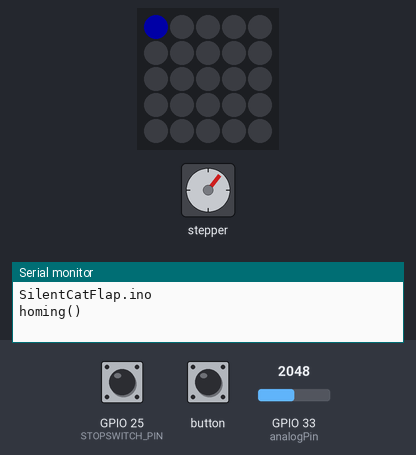
Simulated run of this sketch. Board: ESP32. Parts: 5×5 RGB LED matrix (first LED top left, wired row by row), stepper motor, the last lines printed to the serial monitor. The test bench sets the inputs (shaded band); at power-on: GPIO 25 (STOPSWITCH_PIN) HIGH, GPIO 33 (analogPin) = 2048. Dim RGB values are drawn brighter than linear; stepper angles assume 2039 steps per turn.

Above: at 0.9 s.
1.0 s: GPIO 25 (STOPSWITCH_PIN) pulled LOW for 0.15 s
At 1.9 s:
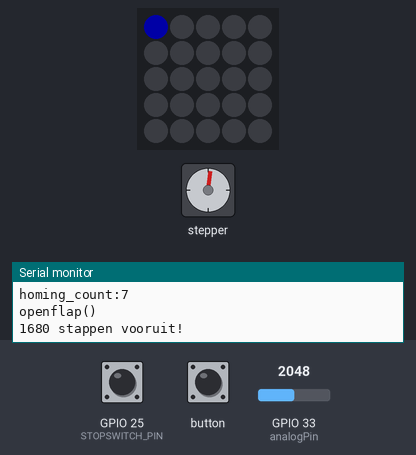
4.1 s: GPIO 25 (STOPSWITCH_PIN) pulled LOW for 3.2 s
At 4.4 s:
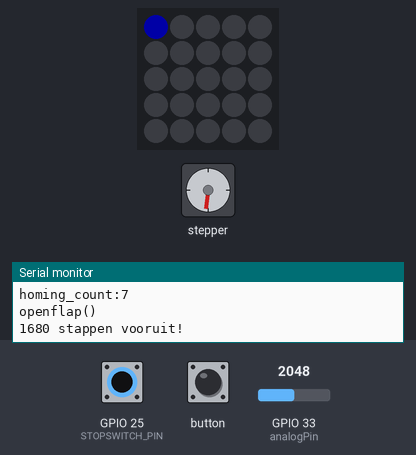
At 5.5 s:
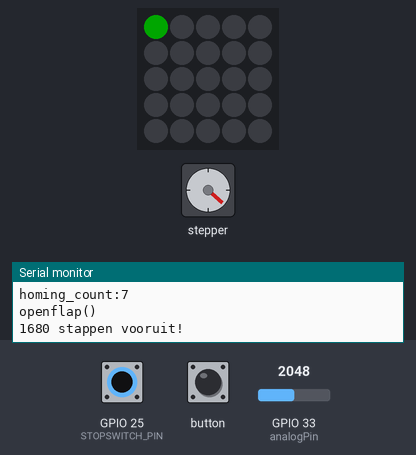
Timing chart, 0 to 7.1 s (numbered marks = the images above; inputs shaded):
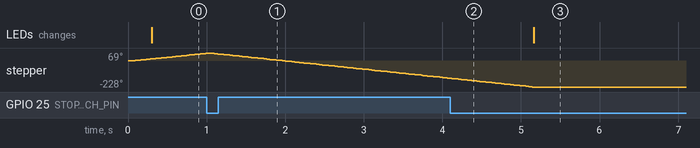

Measured:
- after the input at 4.1 s, stepper: goes on until 5.1 s, then stays -228°

The sketch:

SilentCatFlap.ino
```cpp
// SilentCatFlap 2025 gtmans github
/*
parts:
- M5 Atom light
- 28BYJ-48 with ULN2003
- microswitch

hardware setup:
to read serial port 33 on atom to detect +3, -3 or 0v
GNDIN ----------+------------------ GND     catflap black to M5 GND
               10K
                +-- |<-DIODE --+--- GPIO33  (serial pin)
               10K            10K
UNKNWN*---------+              +--- 3v3     *catflap red to M5 +3.3v

pin connectors:
XX      [25] [GND]             ← microswitch
X IN1   [22]                   ← steppenmotor 28BYJ blue
X IN2   [19]                   ← steppenmotor 28BYJ pink
X IN3   [23]                   ← steppenmotor 28BYJ yellow
X IN4   [21]                   ← steppenmotor 28BYJ orange
*/

#include    "M5Atom.h"
const int   analogPin   = 33;
bool        flapopen,lastflap,flapchg;
bool        triggered   = false;
int         sensorValue,flap,flapRaw,flapstat;
const int   samples     = 3;
int         dimcnt;

#define     STOPSWITCH_PIN  25
int homing_count;

#include    <Stepper.h>
#define     IN1 22
#define     IN2 19
#define     IN3 23
#define     IN4 21
const int   STEPS_PER_REV   = 2039;
const int   ANGLE_140_STEPS = 793;
const int   DEG10 = ANGLE_140_STEPS/14;
int         degcnt,degsteps,stp,stpmax=30;//18 steps

Stepper myStepper   (STEPS_PER_REV, IN1, IN3, IN2, IN4);

void setup() {
  M5.begin          (true, false, true);
  delay             (50);
  myStepper.setSpeed(12);// 10=OK, 14 Not working
  Serial.println    ();
  Serial.println    (__FILE__);
  pinMode           (STOPSWITCH_PIN, INPUT_PULLUP); // schakelaar naar GND
  pinMode           (IN1, OUTPUT);
  pinMode           (IN2, OUTPUT);
  pinMode           (IN3, OUTPUT);
  pinMode           (IN4, OUTPUT);
  homing            ();
//showoff after power on: remove if not wanted
  openflap          ();
  delay             (2000);
  closeflap         ();
//end of demo
}

void redlights(){
  for (int i=0;i<6;i++){
    M5.dis.drawpix    (0, 0xff0000);//red
    delay (500);
    M5.dis.drawpix    (0, 0x000000);
    delay (500);
  }
}
void openflap(){
  Serial.println  ("openflap()");
  while           (digitalRead(STOPSWITCH_PIN)!=LOW){redlights();homing();}// not fully open safe escape
  Serial.println  (String(stpmax*DEG10)+" stappen vooruit!");
  myStepper.step  (-stpmax*DEG10);
  releaseMotor    ();
  flapstat    =   2;
  flapopen    =   true;
  M5.dis.drawpix  (0, 0x00ff00);//green
  dimcnt      =   0;
}

void closeflap(){
  Serial.println  ("closeflap()");
  stp         =   stpmax;
  int stapjes =   0;
  while (digitalRead(STOPSWITCH_PIN)!=LOW){
  //Serial.print  (stp);
  //Serial.print  ("-");
    stp--;
    if (stp<0)    {break;}
    myStepper.step(DEG10);
    stapjes +=    DEG10;
  }
  Serial.println  (" "+String(stapjes)+" stappen terug!");
  releaseMotor    ();
  flapstat    =   1;
  flapopen    =   false;
  M5.dis.drawpix  (0, 0xff0000);//red
  dimcnt      =   0;
}

void homing(){            // naar referentiepunt
  M5.dis.drawpix    (0, 0x0000ff);//blue
  Serial.print            ("homing()");
  homing_count     =      0;
  while(digitalRead       (STOPSWITCH_PIN) == HIGH && homing_count < stpmax*2) {
    myStepper.step        (DEG10/2);
    homing_count++;
    delay(2);
  }
  releaseMotor    ();
  Serial.println          (digitalRead(STOPSWITCH_PIN)==LOW ? "gevonden!" : "niet gevonden!");
  Serial.println          ("homing_count:"+String(homing_count/2));
  if (digitalRead         (STOPSWITCH_PIN)==LOW){flapopen=false;}else{flapopen=true;}
}

void loop() {
  M5.update();            // Read the press state of the key.
  if (M5.Btn.wasPressed()) {
    Serial.print          (flapstat);
    if (digitalRead       (STOPSWITCH_PIN)==LOW){//closed
      flapstat    =       2;
    } else  {
      flapstat    =       1;
    }
    flapchg       =       true;
    Serial.println        (flapstat);
  } else {readFlap();}
  if (flapchg){
    Serial.println        ("flapopen:"+String(flapopen)+" flapstat:"+String(flapstat));
    switch (flapstat){
    case 0:  // none
      //M5.dis.drawpix    (0, 0x0000ff);//blue
        Serial.print      ("0V");
        break;
    case 1:  // do close
      //M5.dis.drawpix    (0, 0xff0000);//red
        Serial.println    ("CLOSE -3v send CLOSE CMD");
        closeflap         ();
        break;
    case 2:  // do open
      //M5.dis.drawpix    (0, 0x00ff00);//green
        Serial.println    ("OPEN +3v send OPEN CMD");
        openflap          ();
        break;
    }
    Serial.println        ("flapopen:"+String(flapopen)+" flapstat:"+String(flapstat));
  }
  if (triggered){
    M5.dis.drawpix        (0, 0x800080);//pink
    Serial.print          ("Waiting ...");
    delay                 (15000);
    Serial.println        ("Auto close flap after 15 seconds");
    triggered   =         false;
    closeflap             ();
    M5.dis.drawpix        (0, 0xff0000);//close
  } else                  {delay(100);}
  dimcnt++;
  if (dimcnt>600)         {dimcnt=0;M5.dis.drawpix(0, 0x000000);}//prox 1 minute
}

void releaseMotor() {
  digitalWrite            (IN1, LOW);
  digitalWrite            (IN2, LOW);
  digitalWrite            (IN3, LOW);
  digitalWrite            (IN4, LOW);
}

void readFlap() {
  lastflap    =           flapopen;
  flapRaw     =           0;
  for (int i  = 0; i < samples; i++) {
    flapRaw  += analogRead(analogPin);
    delay                 (3);
  }
  flap        =           flapRaw/samples;
  if         (flap<500)   {//-3V
    flapopen  =           true; //do open
    flapstat  =           2;    //open
    triggered =           true;
  } else if  (flap>2200) {//3V
    flapopen  =           false;//do close
    flapstat  =           1;    //close
  } else {
    flapstat  =           0;    //none
  }
  if (lastflap!=flapopen) {flapchg=true;}else{flapchg=false;}
}
```
